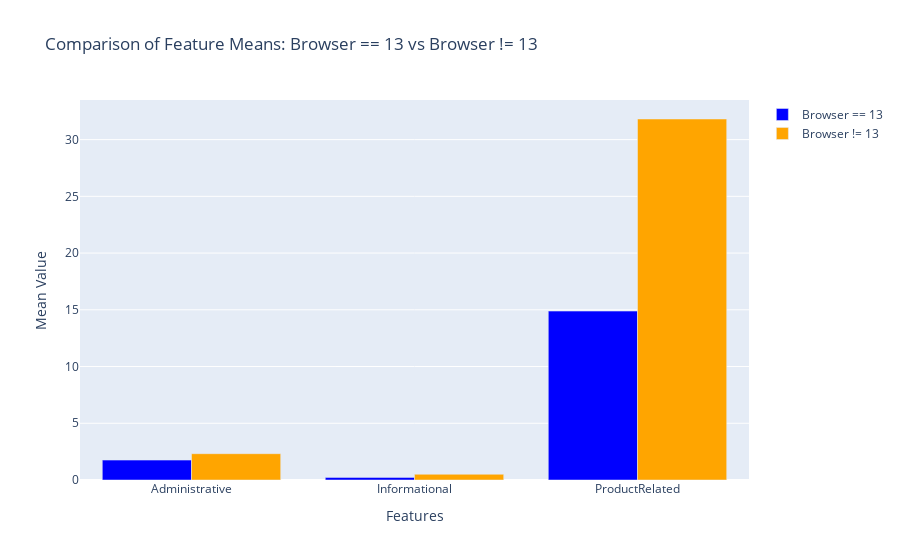
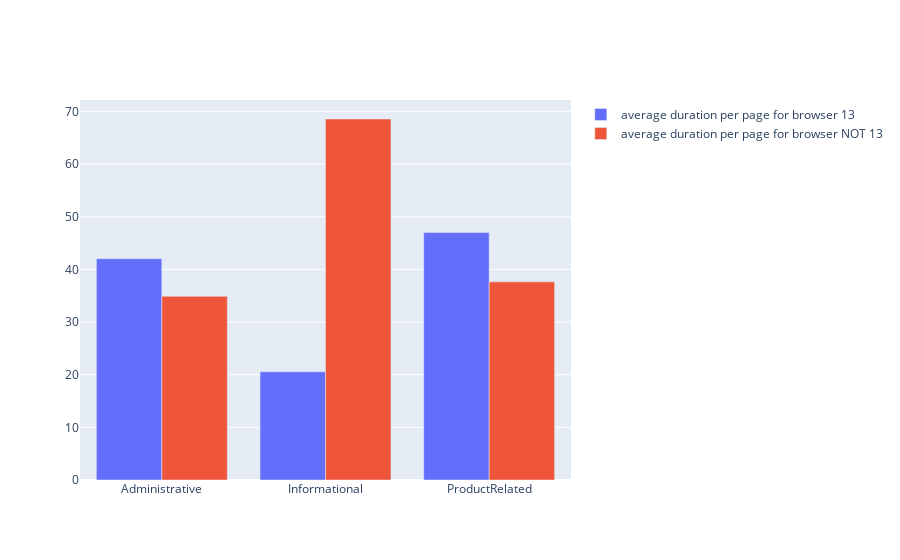

Notebook cell for these charts, in order:
### Code cell
# 1.2 Comparing characteristics of the dataset for the two different types of users

# Filter dataset on browser == 13 and != 13
loc_df_browsers_13 = df.loc[df['Browser'] == 13, ['Revenue']]
loc_df_browsers_not_13 = df.loc[df['Browser'] != 13]

# Calculate means for number of visits for each page type 
mean_browsers_13_ints = loc_df_browsers_13[num_pages_visited_features].mean()
mean_browsers_not_13_ints = loc_df_browsers_not_13[num_pages_visited_features].mean()

# Show above calculations in a barplot in which we can compare browser ==13 and !=13
fig = go.Figure()
fig.add_trace(go.Bar(x=num_pages_visited_features, y=mean_browsers_13_ints, name='Browser == 13', marker_color='blue'))
fig.add_trace(go.Bar(x=num_pages_visited_features, y=mean_browsers_not_13_ints, name='Browser != 13', marker_color='orange'))
fig.update_layout(title='Comparison of Feature Means: Browser == 13 vs Browser != 13',xaxis_title='Features',yaxis_title='Mean Value',barmode='group')
fig.show()

# Calculate average duration per page for every page type for browser==13
total_duration_13 = loc_df_browsers_13[total_duration_page_features].sum()
total_pages_visited_13 = loc_df_browsers_13[num_pages_visited_features].sum().astype(float)
avg_duration_per_page_13 = total_duration_13.values / total_pages_visited_13.values

# Calculate average duration per page for every page type for browser!=13
total_duration_not_13 = loc_df_browsers_not_13[total_duration_page_features].sum()
total_pages_visited_not_13 = loc_df_browsers_not_13[num_pages_visited_features].sum().astype(float)
avg_duration_per_page_not_13 = total_duration_not_13.values / total_pages_visited_not_13.values

# Show above two calculations in a barplot in which we can compare browser ==13 and !=13
fig2 = go.Figure()
fig2.add_trace(go.Bar(x=num_pages_visited_features, y=avg_duration_per_page_13, name="average duration per page for browser 13"))
fig2.add_trace(go.Bar(x=num_pages_visited_features, y=avg_duration_per_page_not_13, name="average duration per page for browser NOT 13"))
fig2.show()


display(loc_df_browsers_13.describe())
display(loc_df_browsers_not_13.describe())

### Figure 1 — Plotly figure (JSON) as saved in the notebook; plotly's stock layout.template omitted (floating-point values rounded to 4 significant figures)
{"data": [{"marker": {"color": "blue"}, "name": "Browser == 13", "type": "bar", "x": ["Administrative", "Informational", "ProductRelated"], "y": [1.754, 0.2295, 14.89]}, {"marker": {"color": "orange"}, "name": "Browser != 13", "type": "bar", "x": ["Administrative", "Informational", "ProductRelated"], "y": [2.318, 0.5049, 31.82]}], "layout": {"barmode": "group", "title": {"text": "Comparison of Feature Means: Browser == 13 vs Browser != 13"}, "xaxis": {"title": {"text": "Features"}}, "yaxis": {"title": {"text": "Mean Value"}}}}

### Figure 2 — Plotly figure (JSON) as saved in the notebook; plotly's stock layout.template omitted (floating-point values rounded to 4 significant figures)
{"data": [{"name": "average duration per page for browser 13", "type": "bar", "x": ["Administrative", "Informational", "ProductRelated"], "y": [42.03, 20.55, 46.99]}, {"name": "average duration per page for browser NOT 13", "type": "bar", "x": ["Administrative", "Informational", "ProductRelated"], "y": [34.88, 68.56, 37.63]}], "layout": {}}
